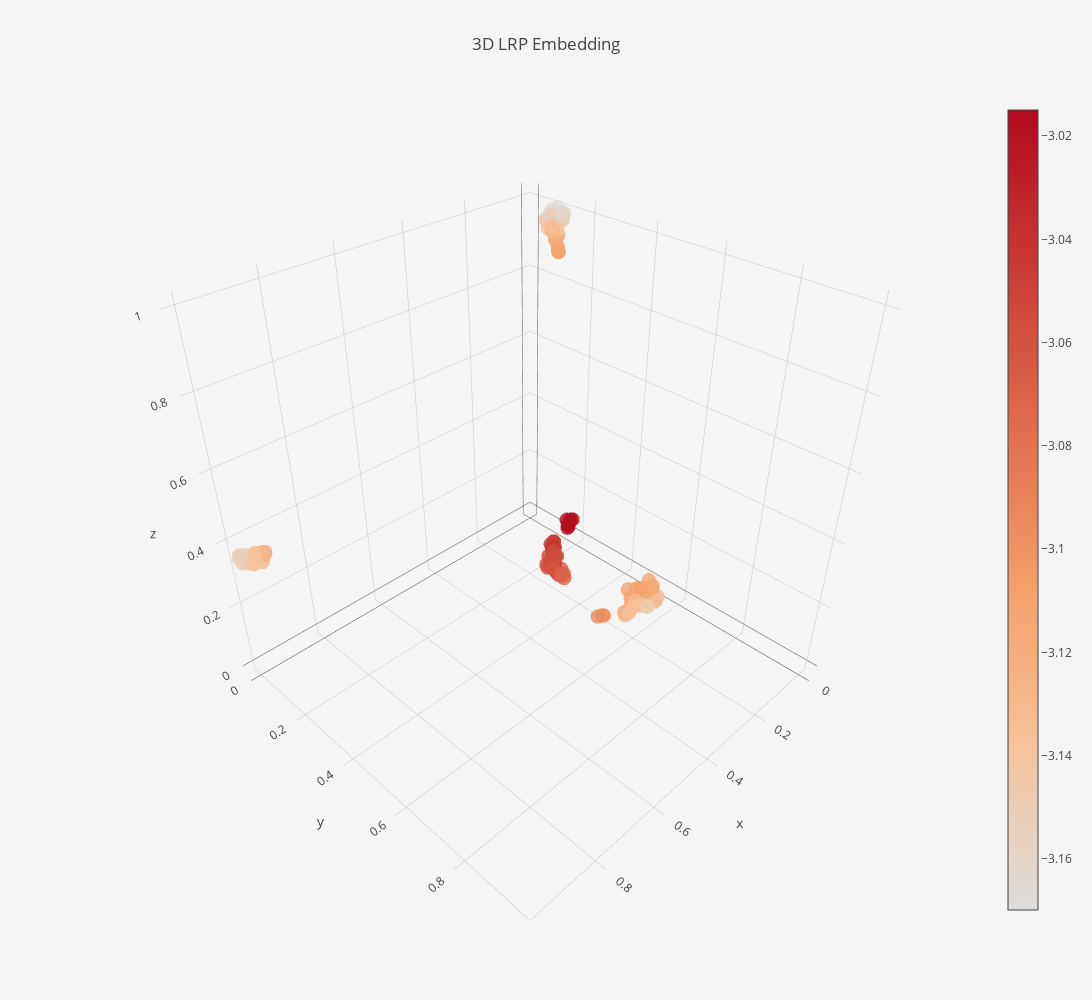

The cell this chart's notebook holds for it:
### Code cell
# pd.DataFrame(densities[densities > 0]).plot()
emb3d["marker"]["color"] = train_densities
emb3d["marker"]["showscale"]=True
emb3d["marker"]["colorscale"]="Reds"

data=[emb3d]

fig = go.Figure(data=data, layout=layout)
iplot(fig, filename='lrp-densities.html')

### Figure 1 — Plotly figure (JSON) as saved in the notebook; plotly's stock layout.template omitted (floating-point values rounded to 4 significant figures; data arrays with more than 128 entries replaced by an {"elided": "..."} marker saying what was removed)
{"data": [{"marker": {"color": {"elided": "129 float values"}, "colorscale": "Reds", "opacity": 0.8, "showscale": true, "size": 5}, "mode": "markers", "name": "Training", "text": {"elided": "129 int values"}, "type": "scatter3d", "uid": "18e4fe16-3637-493d-8230-abc7d02c606d", "x": {"elided": "129 float values"}, "y": {"elided": "129 float values"}, "z": {"elided": "129 float values"}}], "layout": {"autosize": false, "height": 1000, "paper_bgcolor": "#F5F5F5", "scene": {"aspectmode": "auto", "aspectratio": {"x": 1, "y": 1, "z": 1}}, "title": {"text": "3D LRP Embedding"}, "width": 1200}}
